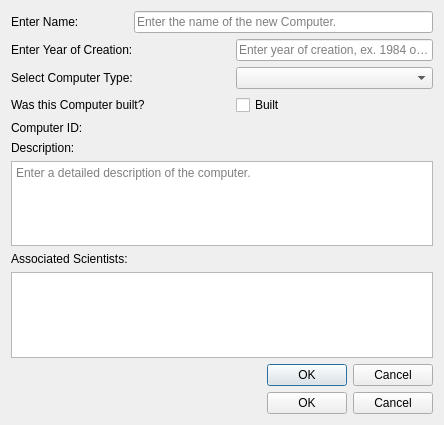
<?xml version="1.0" encoding="UTF-8"?>
<ui version="4.0">
 <class>addnewcomputer</class>
 <widget class="QDialog" name="addnewcomputer">
  <property name="geometry">
   <rect>
    <x>0</x>
    <y>0</y>
    <width>444</width>
    <height>425</height>
   </rect>
  </property>
  <property name="windowTitle">
   <string>Add new Computer to Database</string>
  </property>
  <layout class="QGridLayout" name="gridLayout">
   <item row="3" column="2">
    <widget class="QCheckBox" name="checkBox_built">
     <property name="accessibleName">
      <string/>
     </property>
     <property name="text">
      <string notr="true">Built</string>
     </property>
    </widget>
   </item>
   <item row="1" column="0" colspan="2">
    <widget class="QLabel" name="label_enterYear">
     <property name="text">
      <string>Enter Year of Creation:</string>
     </property>
    </widget>
   </item>
   <item row="15" column="0" colspan="4">
    <widget class="QDialogButtonBox" name="buttonBox_addNewComputerFinished">
     <property name="orientation">
      <enum>Qt::Horizontal</enum>
     </property>
     <property name="standardButtons">
      <set>QDialogButtonBox::Cancel|QDialogButtonBox::Ok</set>
     </property>
    </widget>
   </item>
   <item row="0" column="0">
    <widget class="QLabel" name="label_enterName">
     <property name="text">
      <string>Enter Name:</string>
     </property>
    </widget>
   </item>
   <item row="3" column="0" colspan="2">
    <widget class="QLabel" name="label_chooseBuilt">
     <property name="text">
      <string>Was this Computer built?</string>
     </property>
    </widget>
   </item>
   <item row="0" column="1" colspan="3">
    <widget class="QLineEdit" name="lineEdit_insertName">
     <property name="toolTip">
      <string/>
     </property>
     <property name="whatsThis">
      <string>This is a text input, you can use it to enter the name of the computer.</string>
     </property>
     <property name="placeholderText">
      <string>Enter the name of the new Computer.</string>
     </property>
    </widget>
   </item>
   <item row="2" column="0" colspan="2">
    <widget class="QLabel" name="label_chooseType">
     <property name="text">
      <string>Select Computer Type:</string>
     </property>
    </widget>
   </item>
   <item row="16" column="0" colspan="4">
    <widget class="QDialogButtonBox" name="buttonBox_editComputerFinished">
     <property name="standardButtons">
      <set>QDialogButtonBox::Cancel|QDialogButtonBox::Ok</set>
     </property>
    </widget>
   </item>
   <item row="5" column="0">
    <widget class="QLabel" name="label_enterDescription">
     <property name="text">
      <string>Description:</string>
     </property>
    </widget>
   </item>
   <item row="2" column="2" colspan="2">
    <widget class="QComboBox" name="comboBox_type">
     <property name="statusTip">
      <string/>
     </property>
     <property name="whatsThis">
      <string>This is a selection input, you can use it to enter the type of the computer.</string>
     </property>
    </widget>
   </item>
   <item row="6" column="0" colspan="4">
    <widget class="QTextEdit" name="textEdit_insertDescription">
     <property name="whatsThis">
      <string>This is a text input, you can use it to enter the description of the computer.</string>
     </property>
     <property name="placeholderText">
      <string>Enter a detailed description of the computer.</string>
     </property>
    </widget>
   </item>
   <item row="4" column="0">
    <widget class="QLabel" name="label_computerID">
     <property name="text">
      <string>Computer ID:</string>
     </property>
    </widget>
   </item>
   <item row="7" column="0">
    <widget class="QLabel" name="label_relations">
     <property name="text">
      <string>Associated Scientists:</string>
     </property>
    </widget>
   </item>
   <item row="8" column="0" colspan="4">
    <widget class="QTextBrowser" name="textBrowser_relations"/>
   </item>
   <item row="1" column="2" colspan="2">
    <widget class="QLineEdit" name="lineEdit_enterYear">
     <property name="placeholderText">
      <string>Enter year of creation, ex. 1984 or 69</string>
     </property>
    </widget>
   </item>
  </layout>
 </widget>
 <tabstops>
  <tabstop>lineEdit_insertName</tabstop>
  <tabstop>comboBox_type</tabstop>
  <tabstop>checkBox_built</tabstop>
  <tabstop>textEdit_insertDescription</tabstop>
 </tabstops>
 <resources/>
 <connections>
  <connection>
   <sender>buttonBox_addNewComputerFinished</sender>
   <signal>accepted()</signal>
   <receiver>addnewcomputer</receiver>
   <slot>accept()</slot>
   <hints>
    <hint type="sourcelabel">
     <x>248</x>
     <y>254</y>
    </hint>
    <hint type="destinationlabel">
     <x>157</x>
     <y>274</y>
    </hint>
   </hints>
  </connection>
  <connection>
   <sender>buttonBox_addNewComputerFinished</sender>
   <signal>rejected()</signal>
   <receiver>addnewcomputer</receiver>
   <slot>reject()</slot>
   <hints>
    <hint type="sourcelabel">
     <x>316</x>
     <y>260</y>
    </hint>
    <hint type="destinationlabel">
     <x>286</x>
     <y>274</y>
    </hint>
   </hints>
  </connection>
 </connections>
</ui>
